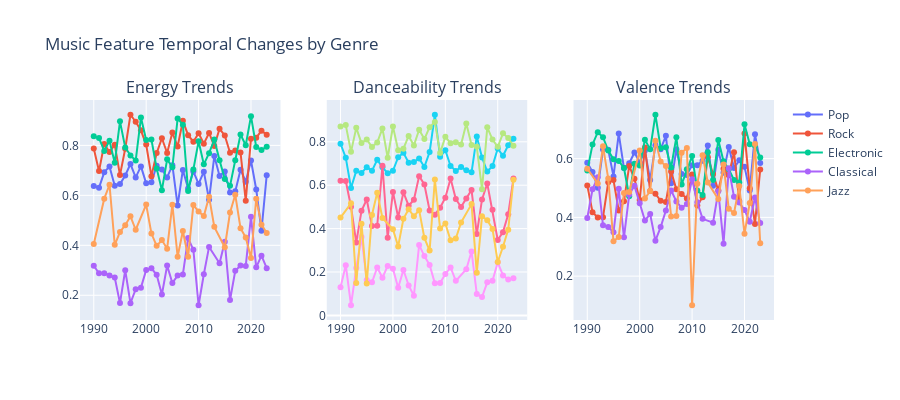

Write notebook code for a chart like this one.
### Markdown cell above
### 7.2 장르별 시대 변화

전체 트렌드와 함께 장르별 트렌드도 중요하다. 록 음악은 시간에 따라 어떻게 변했을까? 팝은?
장르별로 다른 변화 패턴을 보일 수 있고, 어떤 장르는 일정하고 어떤 장르는 급변했을 수도 있다.
10년 단위로 묶어서 세대별 비교도 해보면 더 명확한 패턴을 발견할 수 있다.

### Code cell
# 장르별 연도별 트렌드
genre_year_trends = music_data.groupby(['genre', 'year']).agg({
    'energy': 'mean',
    'danceability': 'mean',
    'valence': 'mean'
}).reset_index()

# 각 특징별 장르 트렌드 시각화
features_trend = ['energy', 'danceability', 'valence']

fig = make_subplots(
    rows=1, cols=3,
    subplot_titles=[f'{feature.title()} Trends' for feature in features_trend]
)

for col, feature in enumerate(features_trend, 1):
    for genre in genres[:5]:  # 주요 5개 장르만
        genre_data = genre_year_trends[genre_year_trends['genre'] == genre]
        
        if len(genre_data) > 5:  # 충분한 데이터가 있는 경우만
            fig.add_trace(
                go.Scatter(
                    x=genre_data['year'],
                    y=genre_data[feature],
                    mode='lines+markers',
                    name=genre,
                    showlegend=(col == 1)  # 첫 번째 subplot에만 범례 표시
                ),
                row=1, col=col
            )

fig.update_layout(
    title='Music Feature Temporal Changes by Genre',
    height=400,
    showlegend=True
)

fig.show()

# 세대별 비교 (10년 단위)
music_data['decade'] = (music_data['year'] // 10) * 10
decade_analysis = music_data.groupby(['decade', 'genre'])[features_trend].mean().reset_index()

# 히트맵으로 세대-장르 패턴 시각화
decade_pivot = decade_analysis.pivot_table(
    values='energy', 
    index='genre', 
    columns='decade', 
    aggfunc='mean'
)

plt.figure(figsize=(12, 6))
sns.heatmap(decade_pivot, annot=True, cmap='YlOrRd', fmt='.2f', cbar_kws={'label': 'Energy'})
plt.title('Energy Levels by Genre and Decade')
plt.xlabel('Decade')
plt.ylabel('Genre')
plt.tight_layout()
plt.show()

print("🕐 세대별 음악 특성 변화:")
decade_means = music_data.groupby('decade')[features_trend].mean()
print(decade_means.round(3))
